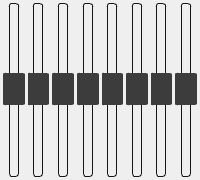
       <widget class="QWidget" name="widget_3" native="true">
        <property name="sizePolicy">
         <sizepolicy hsizetype="Expanding" vsizetype="Expanding">
          <horstretch>0</horstretch>
          <verstretch>0</verstretch>
         </sizepolicy>
        </property>
        <property name="minimumSize">
         <size>
          <width>0</width>
          <height>180</height>
         </size>
        </property>
        <property name="maximumSize">
         <size>
          <width>16777215</width>
          <height>774</height>
         </size>
        </property>
        <layout class="QHBoxLayout" name="horizontalLayout">
         <property name="spacing">
          <number>3</number>
         </property>
         <property name="leftMargin">
          <number>3</number>
         </property>
         <property name="topMargin">
          <number>3</number>
         </property>
         <property name="rightMargin">
          <number>3</number>
         </property>
         <property name="bottomMargin">
          <number>3</number>
         </property>
         <item>
          <widget class="QSlider" name="VSL01">
           <property name="sizePolicy">
            <sizepolicy hsizetype="Expanding" vsizetype="Expanding">
             <horstretch>0</horstretch>
             <verstretch>0</verstretch>
            </sizepolicy>
           </property>
           <property name="styleSheet">
            <string notr="true">/*Verticales*/
QSlider::groove:vertical{
border: 1px solid  rgb(22, 22, 22);;
background: rgb(20	, 20, 20);
width:8px;
border-radius: 3px;
}

QSlider::handle:vertical{
background: rgb(60, 60, 60);
border: 1px solid rgb(62,62,62);
height: 30px;
 margin-left: -8px;
margin-right: -8px;
border-radius: 3px;
}
</string>
           </property>
           <property name="sliderPosition">
            <number>50</number>
           </property>
           <property name="orientation">
            <enum>Qt::Vertical</enum>
           </property>
          </widget>
         </item>
         <item>
          <widget class="QSlider" name="VSL02">
           <property name="sizePolicy">
            <sizepolicy hsizetype="Expanding" vsizetype="Expanding">
             <horstretch>0</horstretch>
             <verstretch>0</verstretch>
            </sizepolicy>
           </property>
           <property name="styleSheet">
            <string notr="true">/*Verticales*/
QSlider::groove:vertical{
border: 1px solid  rgb(22, 22, 22);;
background: rgb(20	, 20, 20);
width:8px;
border-radius: 3px;
}

QSlider::handle:vertical{
background: rgb(60, 60, 60);
border: 1px solid rgb(62,62,62);
height: 30px;
 margin-left: -8px;
margin-right: -8px;
border-radius: 3px;
}
</string>
           </property>
           <property name="sliderPosition">
            <number>50</number>
           </property>
           <property name="orientation">
            <enum>Qt::Vertical</enum>
           </property>
          </widget>
         </item>
         <item>
          <widget class="QSlider" name="VSL03">
           <property name="sizePolicy">
            <sizepolicy hsizetype="Expanding" vsizetype="Expanding">
             <horstretch>0</horstretch>
             <verstretch>0</verstretch>
            </sizepolicy>
           </property>
           <property name="styleSheet">
            <string notr="true">/*Verticales*/
QSlider::groove:vertical{
border: 1px solid  rgb(22, 22, 22);;
background: rgb(20	, 20, 20);
width:8px;
border-radius: 3px;
}

QSlider::handle:vertical{
background: rgb(60, 60, 60);
border: 1px solid rgb(62,62,62);
height: 30px;
 margin-left: -8px;
margin-right: -8px;
border-radius: 3px;
}
</string>
           </property>
           <property name="sliderPosition">
            <number>50</number>
           </property>
           <property name="orientation">
            <enum>Qt::Vertical</enum>
           </property>
          </widget>
         </item>
         <item>
          <widget class="QSlider" name="VSL04">
           <property name="sizePolicy">
            <sizepolicy hsizetype="Expanding" vsizetype="Expanding">
             <horstretch>0</horstretch>
             <verstretch>0</verstretch>
            </sizepolicy>
           </property>
           <property name="styleSheet">
            <string notr="true">/*Verticales*/
QSlider::groove:vertical{
border: 1px solid  rgb(22, 22, 22);;
background: rgb(20	, 20, 20);
width:8px;
border-radius: 3px;
}

QSlider::handle:vertical{
background: rgb(60, 60, 60);
border: 1px solid rgb(62,62,62);
height: 30px;
 margin-left: -8px;
margin-right: -8px;
border-radius: 3px;
}
</string>
           </property>
           <property name="sliderPosition">
            <number>50</number>
           </property>
           <property name="orientation">
            <enum>Qt::Vertical</enum>
           </property>
          </widget>
         </item>
         <item>
          <widget class="QSlider" name="VSL05">
           <property name="sizePolicy">
            <sizepolicy hsizetype="Expanding" vsizetype="Expanding">
             <horstretch>0</horstretch>
             <verstretch>0</verstretch>
            </sizepolicy>
           </property>
           <property name="styleSheet">
            <string notr="true">/*Verticales*/
QSlider::groove:vertical{
border: 1px solid  rgb(22, 22, 22);;
background: rgb(20	, 20, 20);
width:8px;
border-radius: 3px;
}

QSlider::handle:vertical{
background: rgb(60, 60, 60);
border: 1px solid rgb(62,62,62);
height: 30px;
 margin-left: -8px;
margin-right: -8px;
border-radius: 3px;
}
</string>
           </property>
           <property name="sliderPosition">
            <number>50</number>
           </property>
           <property name="orientation">
            <enum>Qt::Vertical</enum>
           </property>
          </widget>
         </item>
         <item>
          <widget class="QSlider" name="VSL06">
           <property name="sizePolicy">
            <sizepolicy hsizetype="Expanding" vsizetype="Expanding">
             <horstretch>0</horstretch>
             <verstretch>0</verstretch>
            </sizepolicy>
           </property>
           <property name="styleSheet">
            <string notr="true">/*Verticales*/
QSlider::groove:vertical{
border: 1px solid  rgb(22, 22, 22);;
background: rgb(20	, 20, 20);
width:8px;
border-radius: 3px;
}

QSlider::handle:vertical{
background: rgb(60, 60, 60);
border: 1px solid rgb(62,62,62);
height: 30px;
 margin-left: -8px;
margin-right: -8px;
border-radius: 3px;
}
</string>
           </property>
           <property name="sliderPosition">
            <number>50</number>
           </property>
           <property name="orientation">
            <enum>Qt::Vertical</enum>
           </property>
          </widget>
         </item>
         <item>
          <widget class="QSlider" name="VSL07">
           <property name="sizePolicy">
            <sizepolicy hsizetype="Expanding" vsizetype="Expanding">
             <horstretch>0</horstretch>
             <verstretch>0</verstretch>
            </sizepolicy>
           </property>
           <property name="styleSheet">
            <string notr="true">/*Verticales*/
QSlider::groove:vertical{
border: 1px solid  rgb(22, 22, 22);;
background: rgb(20	, 20, 20);
width:8px;
border-radius: 3px;
}

QSlider::handle:vertical{
background: rgb(60, 60, 60);
border: 1px solid rgb(62,62,62);
height: 30px;
 margin-left: -8px;
margin-right: -8px;
border-radius: 3px;
}
</string>
           </property>
           <property name="sliderPosition">
            <number>50</number>
           </property>
           <property name="orientation">
            <enum>Qt::Vertical</enum>
           </property>
          </widget>
         </item>
         <item>
          <widget class="QSlider" name="VSL08">
           <property name="sizePolicy">
            <sizepolicy hsizetype="Expanding" vsizetype="Expanding">
             <horstretch>0</horstretch>
             <verstretch>0</verstretch>
            </sizepolicy>
           </property>
           <property name="styleSheet">
            <string notr="true">/*Verticales*/
QSlider::groove:vertical{
border: 1px solid  rgb(22, 22, 22);;
background: rgb(20	, 20, 20);
width:8px;
border-radius: 3px;
}

QSlider::handle:vertical{
background: rgb(60, 60, 60);
border: 1px solid rgb(62,62,62);
height: 30px;
 margin-left: -8px;
margin-right: -8px;
border-radius: 3px;
}
</string>
           </property>
           <property name="sliderPosition">
            <number>50</number>
           </property>
           <property name="orientation">
            <enum>Qt::Vertical</enum>
           </property>
          </widget>
         </item>
        </layout>
       </widget>
